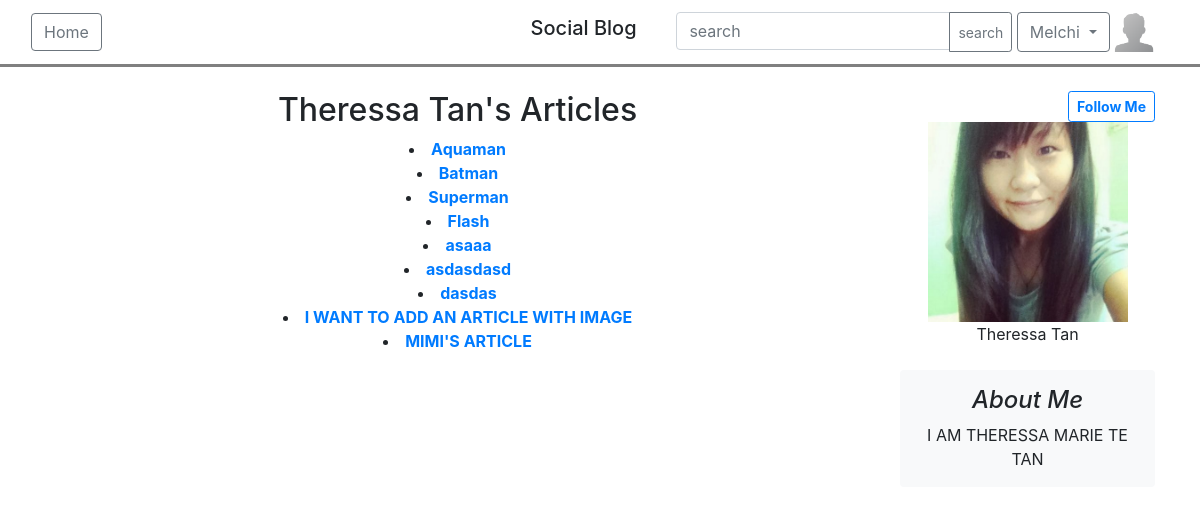
Page /article/15 (signed in) on the earlier database version.
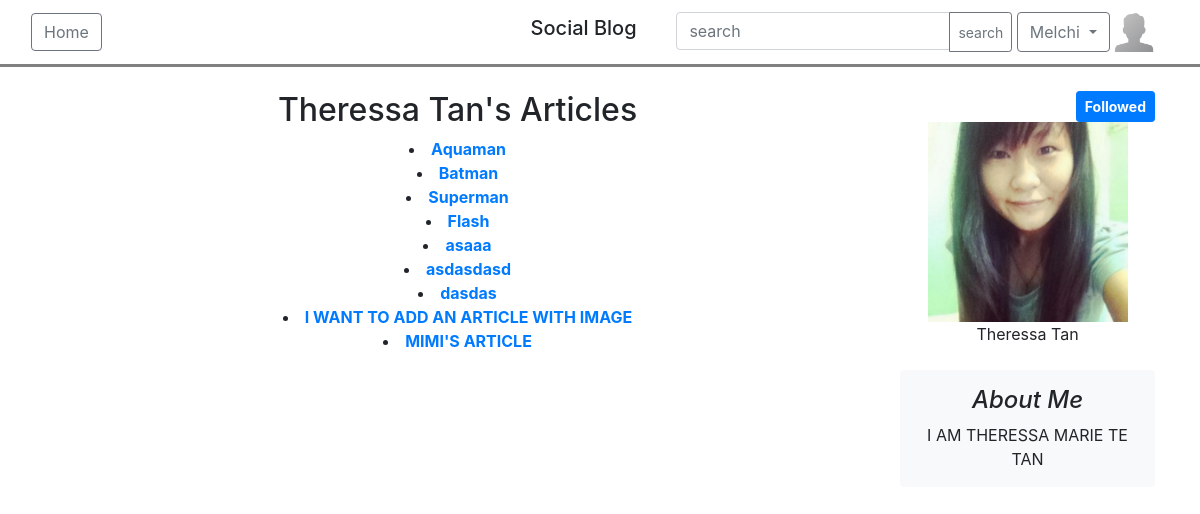
Same page on the later database version.
### users/models.py (models this page shows, shortened)
class User(AbstractBaseUser, PermissionsMixin):
    email = models.EmailField(('email address'), unique=True)
    firstname = models.CharField(('first name'), max_length=30, blank=True)
    lastname = models.CharField(('last name'), max_length=30, blank=True)
    about_me = models.TextField(('about me'), blank=True)
    date_joined = models.DateTimeField(('date joined'), auto_now_add=True)
    is_active = models.BooleanField(('active'), default=True)
    is_staff = models.BooleanField(('staff'), default=False)
    is_superuser = models.BooleanField(('superuser'), default=False)
    avatar = models.ImageField(upload_to='avatars/', null=True, blank=True, default='avatars/default.png')
    objects = UserManager()
    USERNAME_FIELD = 'email'
    REQUIRED_FIELDS = []
    class Meta:
        verbose_name = ('user')
        verbose_name_plural = ('users')
    def get_full_name(self):
        full_name = '%s %s' % (self.firstname, self.lastname)
        return full_name.strip()

### blog/models.py (models this page shows, shortened)
class Article(models.Model):
    title =  models.CharField(max_length = 200)
    description = models.TextField()
    owner = models.ForeignKey(settings.AUTH_USER_MODEL, on_delete=models.CASCADE)
    date_published = models.DateTimeField(auto_now_add = True)
    date_modified = models.DateTimeField(auto_now = True)
    article_image = models.ImageField(upload_to='articleImage/', null=True, blank=True)
    is_featured = models.BooleanField(default=False)

class UserFollowing(models.Model):
    followbool = models.BooleanField()
    following = models.ForeignKey(settings.AUTH_USER_MODEL, on_delete=models.CASCADE, related_name = 'following')
    owner = models.ForeignKey(settings.AUTH_USER_MODEL, on_delete=models.CASCADE, related_name = 'user')
    date_follow = models.DateTimeField(auto_now_add = True)
    date_modified = models.DateTimeField(auto_now = True)

### blog/views.py (the view)
# urls.py: path('article/<int:user_id>', views.user_articles, name = "userarticle"),
def user_articles(request, user_id):
    user = User.objects.get(pk=user_id)
    form = Article.objects.filter(owner=user_id).order_by('-date_published')
    if request.user.is_authenticated:
        follow = UserFollowing.objects.filter(following=user, owner=request.user)
        return render(request, 'blog/userarticles.html', {'form': form, 'user':user, 'follow':follow})
    else:
        return render(request, 'blog/userarticles.html', {'form': form, 'user':user})

### templates/blog/userarticles.html (shortened to what this page needs)
{% extends 'base.html' %}
{% load widget_tweaks %}
{% load static %}
{% block switch %}
    {% if request.user.is_authenticated %}
    <div class="input-group ">
        <input type="text" class="form-control" placeholder="search" aria-label="search" >
        <div class="input-group-append">
            <button class="btn btn-outline-secondary btn-sm" type="button">search</button>
        </div>
    </div>
    <div class="btn-group">
        <button type="button" class="btn btn-outline-secondary dropdown-toggle" data-toggle="dropdown" aria-haspopup="true" aria-expanded="false">
            {% if request.user.firstname %}
                {{ request.user.firstname }}
            {% else %}
                {{ request.user.email }}
            {% endif %}
        </button>
    </div>
        <img src="{{ request.user.avatar.url }}" width="40" height="40"></img>
    {% else %}
        <a href="{% url 'users:login' %}" class="btn btn-outline-secondary"> Login </a>
    {% endif %}
{% endblock%}
{% block content %}
    <div class="container-fluid">
        <div>
            <div class="container">
                <div class="row">
                    <div class="col-md-9">
                    <div align="center">
                        {% if request.user.id != user.id %}
                            {% if user.firstname %}
                            <h2> {{user.get_full_name}}'s Articles </h2>
                            {% else %}
                                {{user.email}}'s Articles
                            {% endif %}
                        {% else %}
                            <h2>Your Published Articles</h2>
                        {% endif %}
                    </div>
                        {% if form %}
                            <div align="center">
                                {% for article in form %}
                                    <li>
                                        <a href="{% url 'blog:articledetails' article.id%}" ><b>{{article.title}}</b></a>
                                    </li>
                                {% endfor %}
                            </div>
                        {% endif %}
                    </div>
                    <div class="col-md-3">
                    <div align="center">
                        {% if request.user.is_authenticated %}
                            {% if request.user.id != user.id %}
                                <div class="text-right">
                                {% if follow %}
                                    {% for fllw in follow %}
                                        {% if fllw.followbool == True %}
                                            <a href = "{% url 'blog:followuser' user.id%}" class="btn btn-primary btn-sm" ><b>Followed</b></a>
                                        {% else %}
                                            <a href = "{% url 'blog:followuser' user.id%}" class="btn btn-outline-primary btn-sm" ><b>Follow Me</b></a>
                                        {% endif %}
                                    {% endfor %}
                                {% else %}
                                    <a href = "{% url 'blog:followuser' user.id%}" class="btn btn-outline-primary btn-sm" ><b>Follow Me</b></a>
                                {% endif %}
                                </div>
                            {% endif %}
                        {% endif %}
                        <img src="{{user.avatar.url}}" width="200px" height="200px">
                        <br/>
                        {% if user.firstname %}
                            {{user.get_full_name}}
                        {% else %}
                            {{user.email}}
                        {% endif %}
                        <br/>
                        <br/>
                        <div class="p-3 mb-3 bg-light rounded">
                            <h4 class="font-italic">About Me</h4>
                            <p class="mb-0">{{user.about_me}}</p>
                        </div>
                    </div>
                    </div>
                </div>
            </div>
        </div>
    </div>
{% endblock %}

### templates/base.html (shortened to what this page needs)
{% load static %}
{% load widget_tweaks %}
<!DOCTYPE html>
<html>
    <head>
        <link rel="stylesheet" href="https://maxcdn.bootstrapcdn.com/bootstrap/4.3.1/css/bootstrap.min.css">
        <link rel = "stylesheet" type = "text/css" href = "{% static 'users/style.css' %}">
    </head>
<body>
    <nav class="navbar navbar-expand-md" style="border-bottom: 3px solid gray;">
        <div class="container-fluid" >
            <div class="navbar-collapse collapse w-100 ">
                <a href="{% url 'blog:homepage' %}" class="btn btn-outline-secondary">Home</a>
            </div>
            <div class="mx-auto order-0">
                <h1 class="navbar-brand"> Social Blog </h1>
            </div>
            <div class="container">
                <div class="navbar-collapse collapse w-100 ">
                    <div class="navbar-nav ml-auto">
                        {% block switch %}
                        {% endblock%}
                    </div>
                </div>
            </div>
        </div>
    </nav>
    <br>
    {% block content %}
    {% endblock %}
</body>
</html>

Differences in the rows shown:
added UserFollowing: followbool "Followed"
Other differences:
text no longer shown: "Follow Me"
